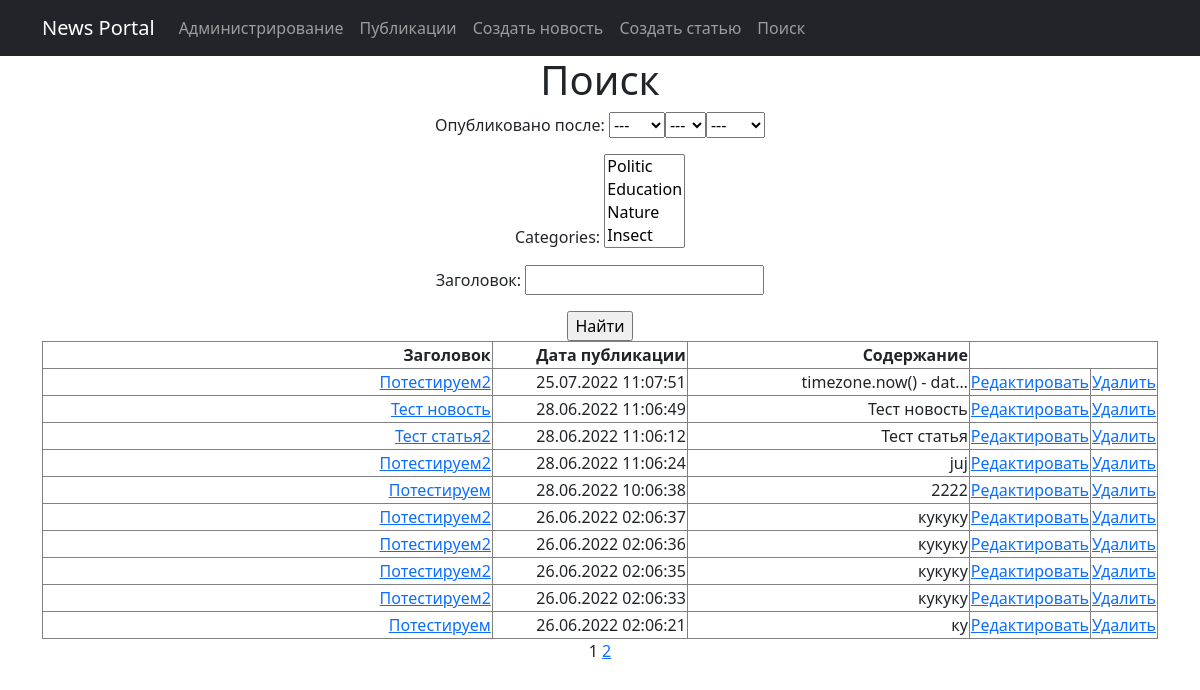
Before: /news/search with the older database file.
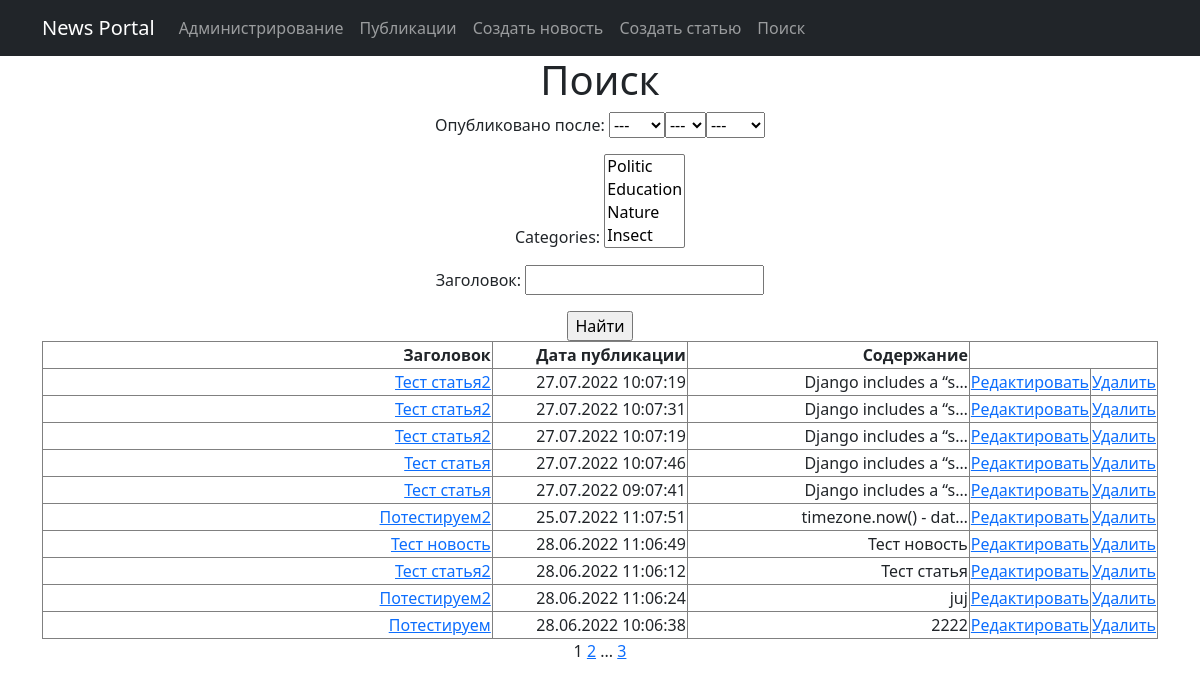
After: the same page with the newer database file.
### news/models.py (models this page shows, shortened)
class Post(models.Model):
    post_news = 'Новость'
    post_article = 'Статья'
    POST_TYPES = [('NS', post_news), ('AT', post_article)]
    author = models.ForeignKey(Author, on_delete=models.CASCADE)
    post_type = models.CharField(max_length=2, choices=POST_TYPES)
    create_datetime = models.DateTimeField(auto_now_add=True)
    lastchange_datetime = models.DateTimeField(auto_now=True)
    categories = models.ManyToManyField(Category, through='PostCategory')
    caption = models.CharField(max_length=255)
    text = models.TextField()
    rating = models.IntegerField(default=0)

### news/views.py (the view)
# urls.py: path('search', PostSearchList.as_view(), name='post_search'),
class PostSearchList(ListView):
    model = Post
    ordering = '-create_datetime'
    template_name = 'news/post_search.html'
    context_object_name = 'post_search'
    paginate_by = 10
    def get_queryset(self):
        queryset = super().get_queryset()
        self.filterset = PostFilter(self.request.GET, queryset)
        return self.filterset.qs
    def get_context_data(self, **kwargs):
        context = super().get_context_data(**kwargs)
        context['filterset'] = self.filterset
        return context

### news/models.py (called while the page is built)
    def __str__(self):
        return self.name

### news/templatetags/custom_filters.py (called while the page is built)
@register.filter()
def censor(value: str):
    if type(value) != str:
        raise ValueError(f'Filter "censor" need str argument, given {type(value)}')
    result = value
    for bad_word in BAD_WORDS:
        result = result.replace(bad_word, bad_word[0] + '*' * (len(bad_word) - 1))
        result = result.replace(bad_word.capitalize(), bad_word[0].upper() + '*' * (len(bad_word) - 1))
    return result

### news/templatetags/custom_tags.py (called while the page is built)
@register.simple_tag(takes_context=True)
def url_replace(context, **kwargs):
    d = context['request'].GET.copy()
    for k, v in kwargs.items():
        d[k] = v
    return d.urlencode()

### templates/news/post_search.html (shortened to what this page needs)
{% extends 'flatpages/default.html' %}
{% load custom_filters %}
{% load custom_tags %}
{% block content %}
<h1>Поиск</h1>
<form action="" method="get">
    {{ filterset.form.as_p }}
    <input type="submit" value="Найти" />
</form>
<table style="width: 100%">
    <colgroup>
       <col span="1" style="width: 50%;">
       <col span="1" style="width: 20%;">
       <col span="1" style="width: 30%;">
    </colgroup>
    <tr>
        <th>
            Заголовок
        </th>
        <th>
            Дата публикации
        </th>
        <th>
            Содержание
        </th>
    </tr>
    {% for post in post_search %}
    <tr>
        <td>
            <a href="/news/{{ post.pk }}">{{ post.caption|censor }}</a>
        </td>
        <td>
            {{ post.create_datetime|date:"d.m.Y h:m:s" }}
        </td>
        <td>
            {{ post.text|truncatechars:21|censor }}
        </td>
        <td>
            <a href="{{ post.pk }}/edit">Редактировать</a>
        </td>
        <td>
            <a href="{{ post.pk }}/delete">Удалить</a>
        </td>
    </tr>
    {% endfor %}
</table>
{{ page_obj.number }}
{% if page_obj.has_next %}
    <a href="?{% url_replace page=page_obj.next_page_number %}">{{ page_obj.next_page_number }}</a>
    {% if paginator.num_pages != page_obj.next_page_number %}
        ...
        <a href="?{% url_replace page=page_obj.paginator.num_pages %}">{{ page_obj.paginator.num_pages }}</a>
    {% endif %}
{% endif %}
{% endblock content %}

Changed rows visible on the page:
no longer on this page (row unchanged): Post: caption|censor "Потестируем2", create_datetime "26.06.2022 02:06:37", text|censor "кукуку"
no longer on this page (row unchanged): Post: caption|censor "Потестируем2", create_datetime "26.06.2022 02:06:36", text|censor "кукуку"
no longer on this page (row unchanged): Post: caption|censor "Потестируем2", create_datetime "26.06.2022 02:06:35", text|censor "кукуку"
no longer on this page (row unchanged): Post: caption|censor "Потестируем2", create_datetime "26.06.2022 02:06:33", text|censor "кукуку"
no longer on this page (row unchanged): Post: caption|censor "Потестируем", create_datetime "26.06.2022 02:06:21", text|censor "ку"
added Post: caption|censor "Тест статья2", create_datetime "27.07.2022 10:07:19", text|censor "Django includes a “s…"
added Post: caption|censor "Тест статья2", create_datetime "27.07.2022 10:07:31", text|censor "Django includes a “s…"
added Post: caption|censor "Тест статья2", create_datetime "27.07.2022 10:07:19", text|censor "Django includes a “s…"
added Post: caption|censor "Тест статья", create_datetime "27.07.2022 10:07:46", text|censor "Django includes a “s…"
added Post: caption|censor "Тест статья", create_datetime "27.07.2022 09:07:41", text|censor "Django includes a “s…"
Other visible differences:
{{ page_obj.paginator.num_pages }}: (not shown) → "3"
